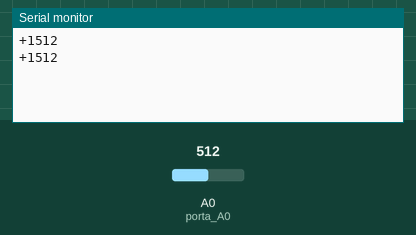
Recording of a sketch running on a simulated Arduino Uno, built with avr-gcc and run on an emulated ATmega328P. On the bench: the last lines printed to the serial monitor. The inputs (shaded band) are chosen by the test bench; at power-on: A0 (porta_A0) = 512.

Above: at 3.8 s.
3.9 s: A0 (porta_A0) set to 716
At 7.1 s:
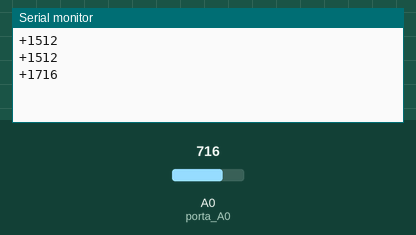
7.8 s: A0 (porta_A0) set to 900
At 9.4 s:
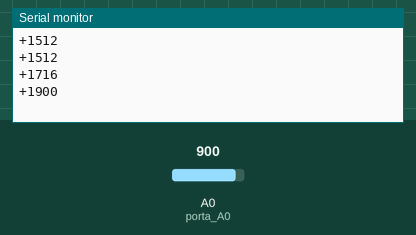
Timing chart, 0 to 10.9 s (numbered marks = the images above; inputs shaded):
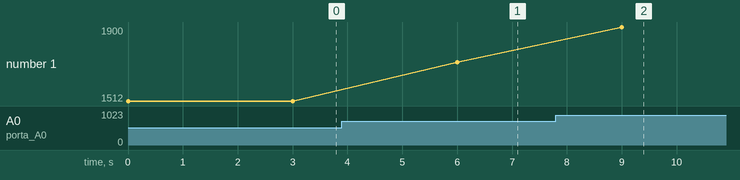

Measured:
- after the input at 3.9 s, the serial monitor: prints a new line after 2.1 s (image 1)
- after the input at 7.8 s, the serial monitor: prints a new line after 1.2 s (image 2)
- plotted number 1: 1512 → 1716 after the input at 3.9 s, 1716 → 1900 after the input at 7.8 s

The sketch:

SensorVibra__o.ino
```cpp
int porta_A0 = A0;
int leitura_analogica = 0;
void setup() {
// put your setup code here, to run once:
  pinMode(porta_A0, INPUT);
  Serial.begin(9600);
}
void loop() {
// put your main code here, to run repeatedly:
  leitura_analogica = analogRead(porta_A0);
  Serial.print('+');
  Serial.print(1);
  Serial.println(leitura_analogica);
  delay(3000);
}
```
